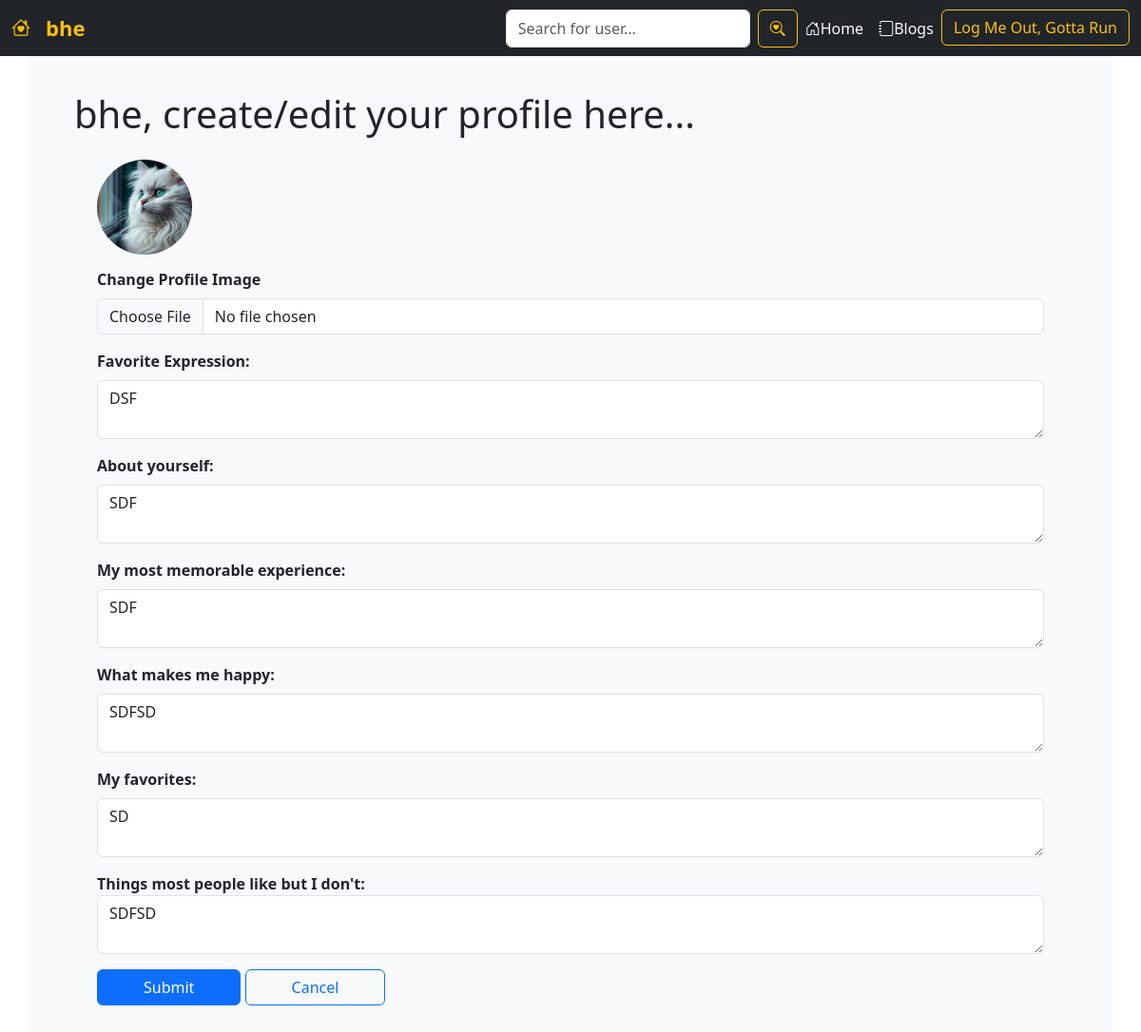
/create_profile/ (signed in), run on the app's committed database.
### users/models.py (models this page shows, shortened)
class Profile(models.Model):
    user = models.OneToOneField(User, on_delete=models.CASCADE)
    motto = models.TextField(max_length=300, default="Best friends don’t let you do stupid things alone.")
    about_yourself = models.TextField(max_length=2000, default="😀")
    profile_pic = models.ImageField(default='profilepic.jpg',upload_to='profile_pictures')
    q1 = models.TextField(max_length=1000, default="No answer yet.")
    q2 = models.TextField(max_length=1000, default="No answer yet.")
    q3 = models.TextField(max_length=1000, default="No answer yet.")
    q4 = models.TextField(max_length=1000, default="No answer yet.")
    verified = models.BooleanField(default=False)

### users/views.py (the view, shortened to what this page needs)
# urls.py: path('create_profile/', views.create_profile,name='create-profile'),
@login_required
def create_profile(request):
    user_profile = Profile.objects.get(user=request.user)
    return render(request,'users/profile_form.html', {'user_profile': user_profile})

### users/templates/users/profile_form.html (shortened to what this page needs)
{% extends 'users/base.html' %}
{% block content %}
<div class="container bg-light px-5 py-5">
    <h2 class="pt-5 display-6">{{ user.username }}, create/edit your profile here...</h2>
    <form method="post" enctype="multipart/form-data" class="px-4 py-3">
      <div class="mb-3">
        <img width="100" height="100" style="object-fit:cover; border-radius: 50px; margin-bottom:14px;" src="{{user_profile.profile_pic.url}}" /><br>
        <label for="image" class="form-label fw-bold">Change Profile Image</label>
        <input type="file" name="image" id="image" class="form-control shadow-none bg-gray-100">
      </div>
      <div class="mb-3">
        <label for="motto" class="form-label fw-bold">Favorite Expression:</label>
        <textarea id="motto" name="motto" class="form-control">{{user_profile.motto}}</textarea>
      </div>
      <div class="mb-3">
        <label for="about_yourself" class="form-label fw-bold">About yourself:</label>
        <textarea id="about_yourself" name="about_yourself" class="form-control">{{user_profile.about_yourself}}</textarea>
      </div>
      <div class="mb-3">
        <label for="q1" class="form-label fw-bold">My most memorable experience:</label>
        <textarea id="q1" name="q1" class="form-control">{{user_profile.q1}}</textarea>
      </div>
      <div class="mb-3">
        <label for="q2" class="form-label fw-bold">What makes me happy:</label>
        <textarea id="q2" name="q2" class="form-control">{{user_profile.q2}}</textarea>
      </div>
      <div class="mb-3">
        <label for="q3" class="form-label fw-bold">My favorites:</label>
        <textarea id="q3" name="q3" class="form-control">{{user_profile.q3}}</textarea>
      </div>
      <div class="mb-3">
        <label for="q4" class="form-labe fw-bold">Things most people like but I don't:</label>
        <textarea id="q4" name="q4" class="form-control">{{user_profile.q4}}</textarea>
      </div>
      <button type="submit" class="btn btn-primary px-5">Submit</button>
      <a href="{% url 'users:index' %}" class="btn btn-outline-primary px-5">Cancel</a>
     </form>
  </div>
{% endblock %}

### users/templates/users/base.html (shortened to what this page needs)
{% load static %}
<!doctype html>
<html lang="en">
<head>
    <link href="https://cdn.jsdelivr.net/npm/bootstrap@5.3.2/dist/css/bootstrap.min.css" rel="stylesheet">
    <link rel="stylesheet" href="https://cdn.jsdelivr.net/npm/bootstrap-icons@1.11.2/font/bootstrap-icons.min.css">
    <link rel="stylesheet" href="https://cdnjs.cloudflare.com/ajax/libs/lightbox2/2.11.3/css/lightbox.min.css">
</head>
<body>
    <nav class="navbar navbar-expand-md navbar-dark fixed-top bg-dark">
        <div class="container-xxl">
            <a href="{% url 'users:index' %}" class="navbar-brand">
                <span class="fw-bold text-warning">
                    {% if user.is_authenticated %}
                    <i class="bi bi-house-heart"></i>
                    <a href="{% url 'profile' username=user.username %}" class="fw-bold text-warning navbar-brand" style="text-decoration: none; font-size:22px;">{{ user.username }}</a>
                    {% else %}
                    <i class="bi bi-shield-fill-exclamation"></i>
                    Limited access
                    {% endif %}
                </span>
            </a>
            <div class="collapse navbar-collapse justify-content-end align-center" id="main-nav">
                <ul class="navbar-nav">
                    <form class="d-flex" role="search" action="{% url 'users:search' %}" method='POST'>
                        <input class="form-control me-2" name="username" type="text" placeholder="Search for user..." aria-label="Search">
                        <button class="btn btn-outline-warning" type="submit"><i class="bi bi-search-heart"></i></button>
                      </form>
                    <li class="nav-item">
                        <a href="/" class="nav-link text-light"><i class="bi bi-house-door"></i>Home</a>
                    </li>
                    <li class="nav-item">
                        <a href="{% url 'blogs:blogs' %}" class="nav-link text-light"><i class="bi bi-journal"></i>Blogs</a>
                    </li>
                    {% if user.is_authenticated %}
                    <li class="nav-item">
                        <a href="{% url 'logout' %}" class="btn btn-outline-warning">Log Me Out, Gotta Run</a>
                    </li>
                    {% else %}
                    <li class="nav-item">
                        <a href="{% url 'login' %}" class="btn btn-warning">Log Me In</a>
                    </li>
                    {% endif %}
                </ul>
            </div>
        </div>
    </nav>
    {% block content %}
    {% endblock %}
</body>
</html>

### users/templates/users/base.html (style rules this page uses)
.form-control { overflow-y: hidden; }

### data on the page
Profile: profile_pic (picture), motto "DSF", about_yourself "SDF", q1 "SDF", q2 "SDFSD", q3 "SD", q4 "SDFSD"

### other printed values
{{ user.username }} "bhe"
